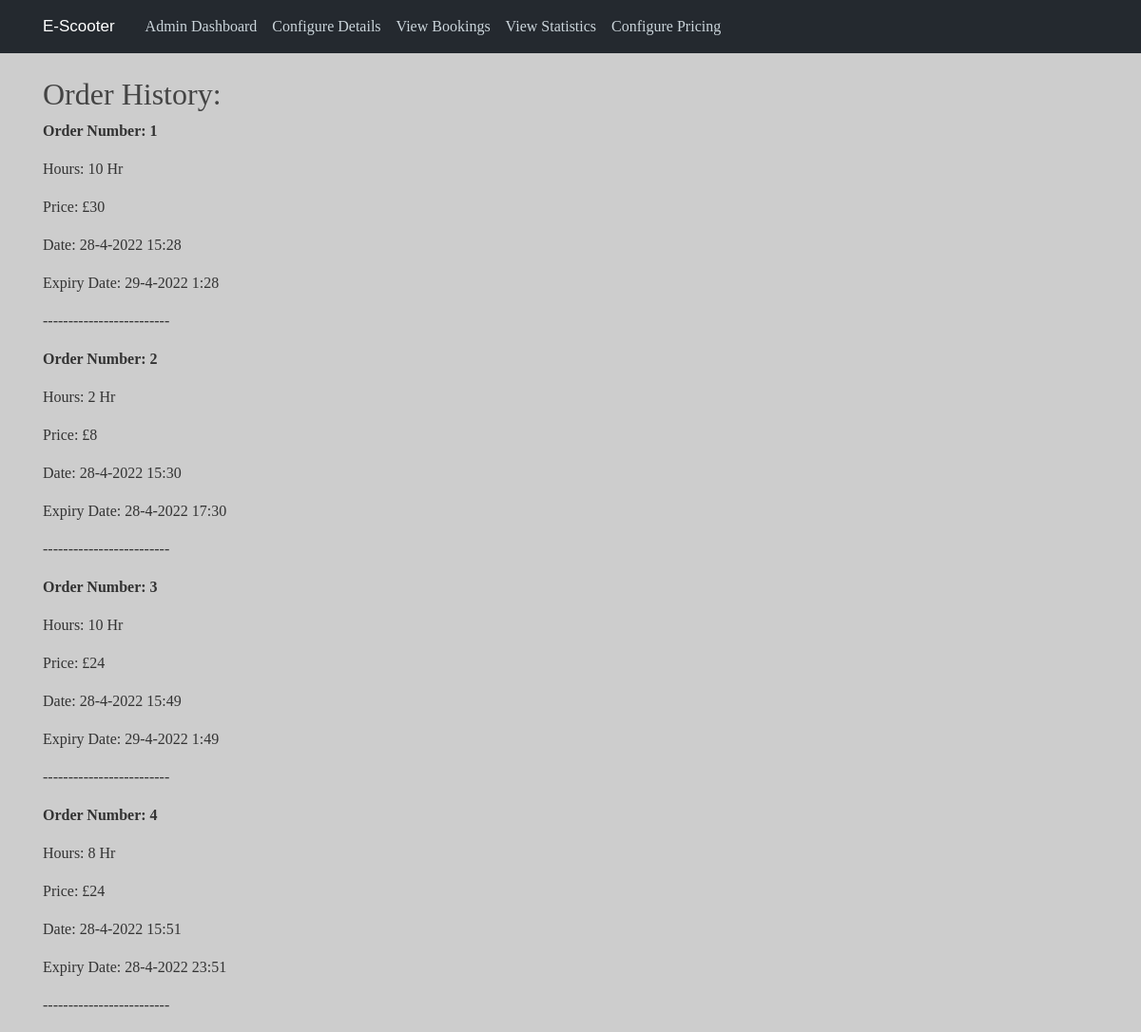
Before: /admin/bookings with the older database file.
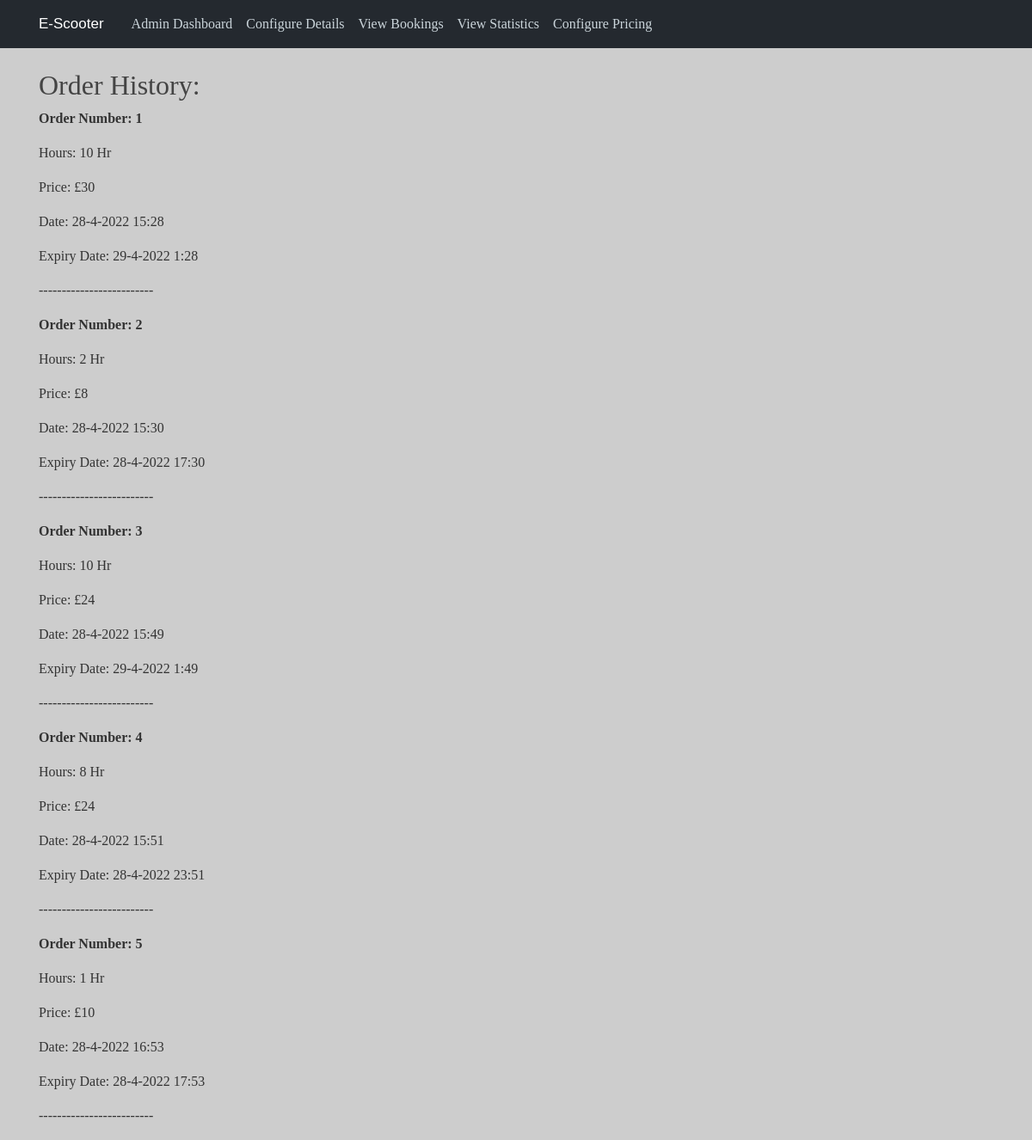
After: the same page with the newer database file.
### app/models.py (models this page shows)
class Booking(db.Model):
    __tablename__ = "bookings"
    id = db.Column(db.Integer, primary_key=True)
    ScooterID = db.Column(db.Integer, ForeignKey("scooters.id"))
    UserID = db.Column(db.Integer, ForeignKey("users.id"))
    numHours = db.Column(db.Integer, nullable = False)
    date = db.Column(db.DateTime, nullable = False)
    expiry = db.Column(db.DateTime)
    price = db.Column(db.Integer, nullable = False)
    cancelled = db.Column(db.Boolean, default = False, nullable=False)

### app/views.py (the view)
@app.route("/admin/bookings")
def admin_bookings():
    if session.get('admin') == 0:
        return redirect("/dashboard")
    else:
        bookings = models.Booking.query.all()
        return render_template("bookings.html", orders = bookings)

### app/templates/bookings.html (shortened to what this page needs)
{% extends "admin_base.html" %}
{% block content %}
<head>
</head>
<body>
    <h2>Order History:</h2>
    {% for elem in orders %}
        {% if elem.id not in active or elem.cancelled %}
            <p style="font-weight: bold">Order Number: {{elem.id}}</p>
            <p>Hours: {{elem.numHours}} Hr</p>
            <p>Price: £{{elem.price}}</p>
            <p>Date: {{elem.date.day}}-{{elem.date.month}}-{{elem.date.year}} {{elem.date.hour}}:{{elem.date.minute}}</p>
            <p>Expiry Date: {{elem.expiry.day}}-{{elem.expiry.month}}-{{elem.expiry.year}} {{elem.expiry.hour}}:{{elem.expiry.minute}}</p>
			<p>-------------------------</p>
        {% endif %}
    {% endfor %}
</body>
{% endblock content %}

### app/templates/admin_base.html (shortened to what this page needs)
<!doctype html>
<link href="//db.onlinewebfonts.com/c/59e7605c0e625de0522a548ac1a15d91?family=Sharp+Sans+No1+Medium+Italic" rel="stylesheet" type="text/css"/>
<html lang="en">
  <head>
    <link rel="stylesheet" href="https://stackpath.bootstrapcdn.com/bootstrap/4.3.1/css/bootstrap.min.css">
    <link rel="stylesheet" type="text/css" href="{{ url_for('static', filename='style.css')}}">
  </head>
    <header class="site-header">
      <nav class="navbar navbar-expand-md navbar-dark bg-steel fixed-top">
        <div class="container">
          <a class="navbar-brand mr-4" href="/dashboard" style="font-family: Sharp Sans No1 Medium Italic, Sans-Serif; font-size: 17px">E-Scooter</a>
          <div class="collapse navbar-collapse" id="navbarToggle">
            <div class="navbar-nav mr-auto" style="font-weight: 300">
              <a class="nav-item nav-link" href="/dashboard">Admin Dashboard</a>
              <a class="nav-item nav-link" href="/admin/configure">Configure Details</a>
              <a class="nav-item nav-link" href="/admin/bookings">View Bookings</a>
              <a class="nav-item nav-link" href="/admin/statistics">View Statistics</a>
			  <a class="nav-item nav-link" href="/admin/pricing">Configure Pricing</a>
            </div>
          </div>
        </div>
      </nav>
    </header>
    <div class = 'container'>
      {% block content %}{% endblock %}
    </div>
  </body>
</html>

### app/static/style.css (style rules this page uses)
body { background: rgba(205,205,205,1); color: #333333; margin-top: 5rem; font-family: halyard-display; }
h1, h2, h3, h4, h5, h6 { color: #444444; }
.bg-steel { background-color: #24292f; }
.site-header .navbar-nav .nav-link { color: #cbd5db; }

Changed rows visible on the page:
added Booking: id "5", numHours "1", price "10", date.day "28", date.month "4", date.year "2022", date.hour "16", date.minute "53", expiry.day "28", expiry.month "4", expiry.year "2022", expiry.hour "17", expiry.minute "53"
